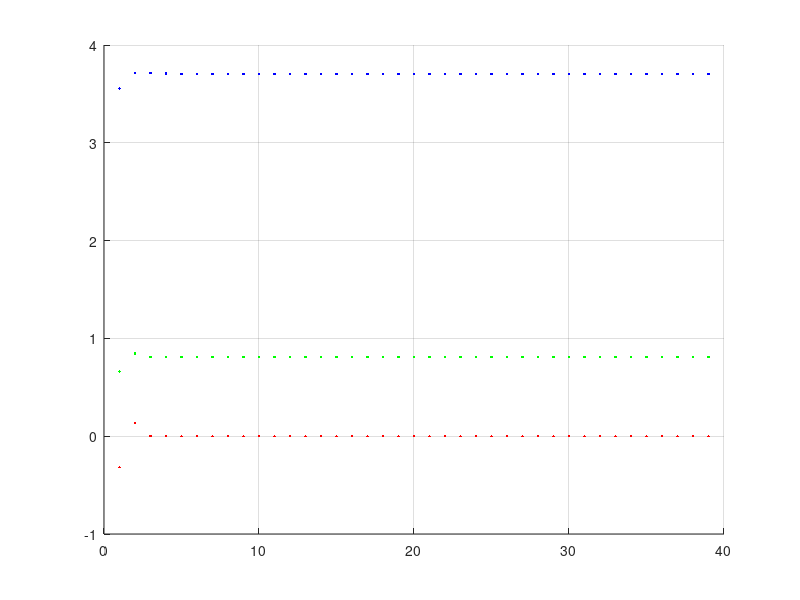
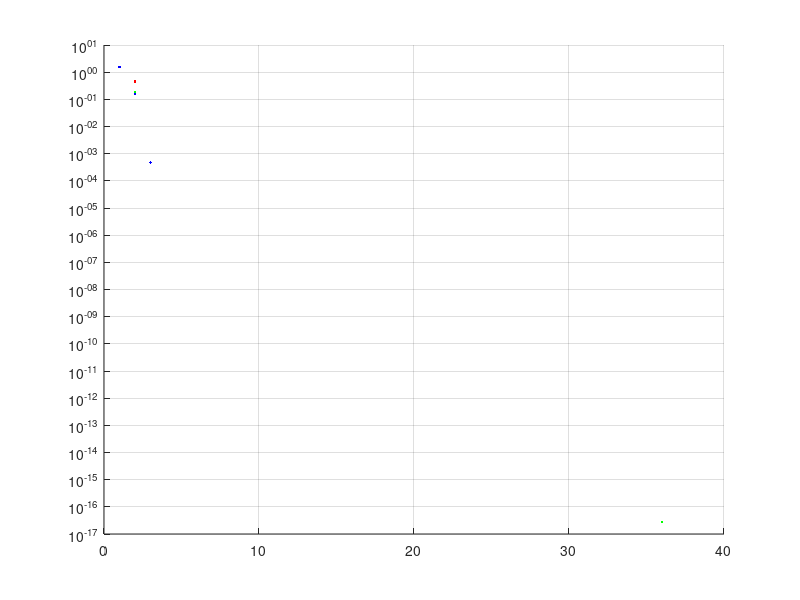
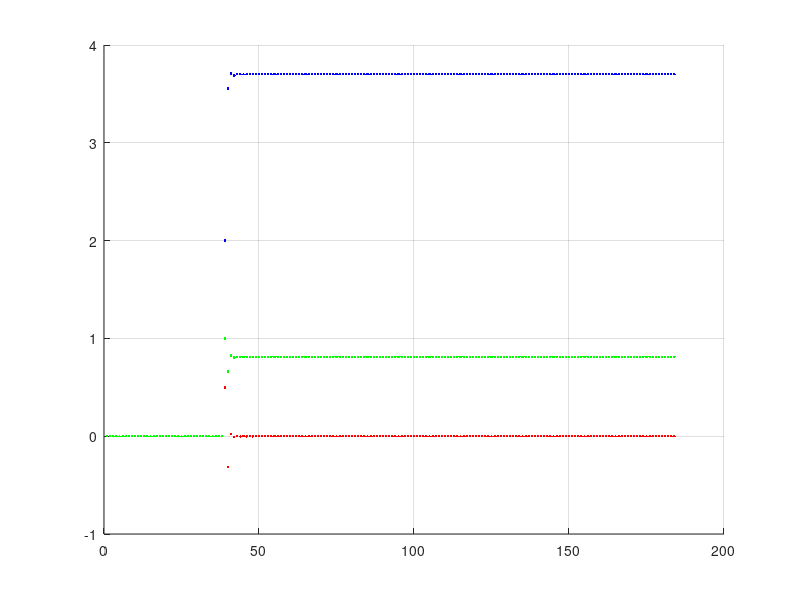
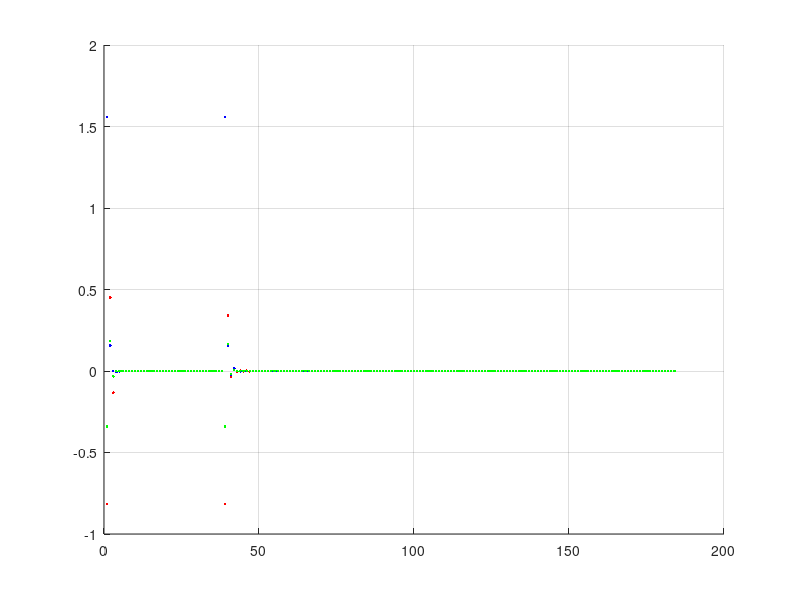

Source code (MATLAB) for these figures, in order:
clear all;
%
% Aufgabe a
%
% F1 = x3 * sin(x1 + x2) + x3^2 * x2 - 2 = 0
% F2 = x1^2*x2 + x3*x1 + x3^2*x2^2 - 9 = 0
% F3 = x1*x2*x3 + sin(x1*x2*x3) = 0
%
% Für Jacobi:
% F1 nach x1:       x3 * cos(x1 + x2)
% F1 nach x2:       x3 * cos(x1 + x2) + x3^2
% F1 nach x3:       sin(x1+x2) + 2*x3*x2
% F2 nach x1:       2*x1*x2 + x3
% F2 nach x2:       x1^2 + 2*x2*x3^2
% F2 nach x3:       x1 + 2*x3*x2^2
% F3 nach x1:       x2*x3 + cos(x1*x2*x3)*x2*x3
% F3 nach x2:       x1*x3 + cos(x1*x2*x3)*x1*x3
% F3 nach x3:       x1*x2 + cos(x1*x2*x3)*x1*x2

x = [0.5;2;1];
F=[1;1;1];
zahl=1;
k=0;
while(norm(F)>=10^(-14)),
    F=[x(3) * sin(x(1)+x(2)) + x(3)^2 * x(2) - 2;x(1)^2 * x(2) + x(3)*x(1) + x(3)^2 * x(2)^2 - 9;x(1)*x(2)*x(3) + sin(x(1)*x(2)*x(3))];
    jacobi=[x(3)*cos(x(1)+x(2)) x(3)*cos(x(1)+x(2))+x(3)^2 sin(x(1)+x(2))+2*x(3)*x(2);2*x(1)*x(2)+x(3) x(2)+2*x(2)*x(3)^2 x(1)+2*x(3)*x(2)^2;x(2)*x(3)+cos(x(1)*x(2)*x(3))*x(2)*x(3) x(1)*x(3)+cos(x(1)*x(2)*x(3))*x(1)*x(3) x(2)*x(1)+cos(x(1)*x(2)*x(3))*x(2)*x(1)];
    Deltax=jacobi\(-F);
    x=x+Deltax;
    k=k+1;
    delta_all(zahl,:) = Deltax;
    xplot(zahl,:)=x;
    zahl=zahl+1;
end
x
%%%%%%%%%%%%%%%%%%%%%%%%%%%%%%%%%%%%%%%%%%%%%%%%%%%%%%%%%%%%%%%%%%%%%%%%%%%%%%%%%%%%%%%%%
%
% Aufgabe b
%
figure(1);
hold on;
grid on;
for zahl=1:size(xplot,1),
    plot(zahl,xplot(zahl,1),'.','color','red');
    plot(zahl,xplot(zahl,2),'.','color','blue');
    plot(zahl,xplot(zahl,3),'.','color','green');
end
%%%%%%%%%%%%%%%%%%%%%%%%%%%%%%%%%%%%%%%%%%%%%%%%%%%%%%%%%%%%%%%%%%%%%%%%%%%%%%%%%%%%%%%%%%
%
% Aufgabe c
%
figure(2);
hold on;
grid on;
for zahl=1:size(delta_all,1),
    semilogy(zahl,delta_all(zahl,1),'.','color','red'); hold on;
    semilogy(zahl,delta_all(zahl,2),'.','color','blue'); hold on;
    semilogy(zahl,delta_all(zahl,3),'.','color','green'); hold on;
end
%%%%%%%%%%%%%%%%%%%%%%%%%%%%%%%%%%%%%%%%%%%%%%%%%%%%%%%%%%%%%%%%%%%%%%%%%
%
% Aufgabe d
%
x = [0.5;2;1];
jacobi=[x(3)*cos(x(1)+x(2)) x(3)*cos(x(1)+x(2))+x(3)^2 sin(x(1)+x(2))+2*x(3)*x(2);2*x(1)*x(2)+x(3) x(2)+2*x(2)*x(3)^2 x(1)+2*x(3)*x(2)^2;x(2)*x(3)+cos(x(1)*x(2)*x(3))*x(2)*x(3) x(1)*x(3)+cos(x(1)*x(2)*x(3))*x(1)*x(3) x(2)*x(1)+cos(x(1)*x(2)*x(3))*x(2)*x(1)];
F=[1;1;1];
k=0;
while(norm(F)>=10^(-14)),
    all_x(zahl,:) = x;
    F=[x(3) * sin(x(1)+x(2)) + x(3)^2 * x(2) - 2;x(1)^2 * x(2) + x(3)*x(1) + x(3)^2 * x(2)^2 - 9;x(1)*x(2)*x(3) + sin(x(1)*x(2)*x(3))];
    Deltax=jacobi\(-F);
    x=x+Deltax;
    k=k+1;
    delta_all(zahl,:) = Deltax;
    xplot(zahl,:)=x;
    zahl=zahl+1;
end
x
%%%%%%%%%%%%%%%%%%%%%%%%%%%%%%%%%%%%%%%%%%%%%%%%%%%%%%%%%%%%%%%%%%%%%%%%%
%
% Aufgabe e
%
figure(3);
hold on;
grid on;
for zahl=1:k,
    plot(zahl,all_x(zahl,1),'.','color','red');
    plot(zahl,all_x(zahl,2),'.','color','blue');
    plot(zahl,all_x(zahl,3),'.','color','green');
end
%%%%%%%%%%%%%%%%%%%%%%%%%%%%%%%%%%%%%%%%%%%%%%%%%%%%%%%%%%%%%%%%%%%%%%%%%
%
% Aufgabe f
%
figure(4);
hold on;
grid on;
for zahl=1:k,
    plot(zahl,delta_all(zahl,1),'.','color','red');
    plot(zahl,delta_all(zahl,2),'.','color','blue');
    plot(zahl,delta_all(zahl,3),'.','color','green');
end
%%%%%%%%%%%%%%%%%%%%%%%%%%%%%%%%%%%%%%%%%%%%%%%%%%%%%%%%%%%%%%%%%%%%%%%%%
%
% Aufgabe g
%
% Iteration dauert viel länger, braucht mehr Schritte. Die Näherung ist
% trotzdem nicht schlecht.
%%%%%%%%%%%%%%%%%%%%%%%%%%%%%%%%%%%%%%%%%%%%%%%%%%%%%%%%%%%%%%%%%%%%%%%%%
%
% Aufgabe h
%
%%%%%%%%%%%%%%%%%%%%%%%%%%%%%%%%%%%%%%%%%%%%%%%%%%%%%%%%%%%%%%%%%%%%%%%%%
